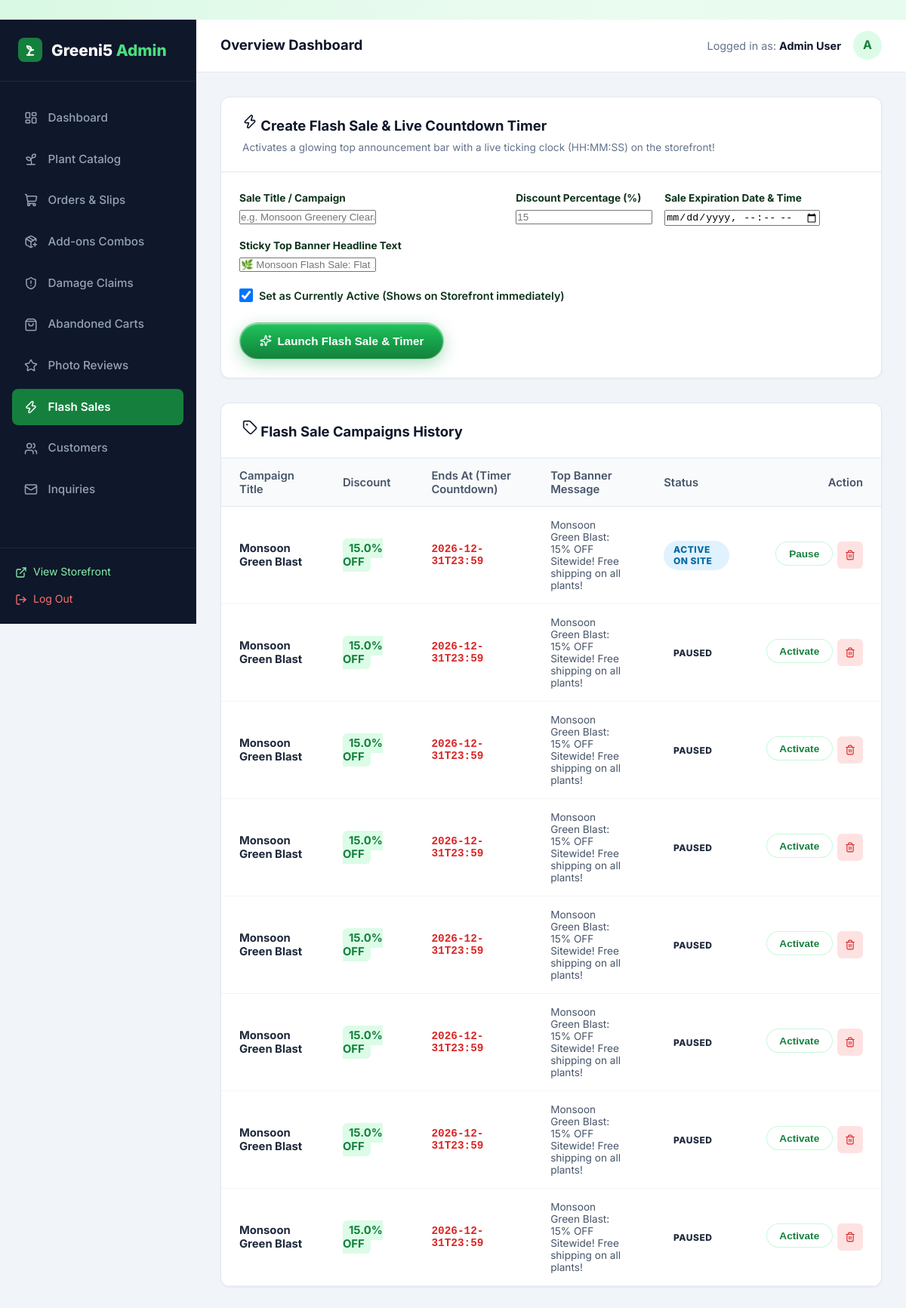
Page /admin/promotions (signed in) on the committed database.
### tables this page shows
CREATE TABLE users (
    id INTEGER PRIMARY KEY AUTOINCREMENT,
    name TEXT NOT NULL,
    email TEXT UNIQUE NOT NULL,
    password_hash TEXT NOT NULL,
    role TEXT NOT NULL DEFAULT 'customer',
    phone TEXT,
    created_at TIMESTAMP DEFAULT CURRENT_TIMESTAMP
);

CREATE TABLE flash_sales (
        id INTEGER PRIMARY KEY AUTOINCREMENT,
        title TEXT NOT NULL,
        discount_pct REAL NOT NULL,
        starts_at TIMESTAMP,
        ends_at TIMESTAMP NOT NULL,
        banner_text TEXT,
        is_active INTEGER DEFAULT 1,
        created_at TIMESTAMP DEFAULT CURRENT_TIMESTAMP
    );

### app.py (the view, shortened to what this page needs)
@app.route('/admin/promotions', methods=['GET', 'POST'])
@admin_required
def admin_promotions():
    sales = query_db('SELECT * FROM flash_sales ORDER BY id DESC')
    return render_template('admin/promotions.html', sales=sales)

### app.py (called while the page is built)
def admin_required(f):
    @wraps(f)
    def decorated_function(*args, **kwargs):
        if 'user_id' not in session:
            flash('Admin authentication required.', 'warning')
            return redirect(url_for('login', next=request.url))
        user = query_db('SELECT role FROM users WHERE id = ?', (session['user_id'],), one=True)
        if not user or user['role'] != 'admin':
            flash('Access denied. Administrator privileges required.', 'danger')
            return redirect(url_for('index'))
        return f(*args, **kwargs)
    return decorated_function

### database.py (called while the page is built)
def get_db():
    db = getattr(g, '_database', None)
    if db is None:
        db = g._database = sqlite3.connect(DATABASE)
        db.row_factory = sqlite3.Row
        db.execute('PRAGMA foreign_keys = ON;')
    return db

def query_db(query, args=(), one=False):
    cur = get_db().execute(query, args)
    rv = cur.fetchall()
    cur.close()
    return (rv[0] if rv else None) if one else rv

### templates/admin/promotions.html (shortened to what this page needs)
﻿{% extends "admin/base_admin.html" %}
{% block admin_content %}
<div class="admin-card" style="margin-bottom: 2rem;">
  <div class="admin-card-header">
    <div>
      <h3 class="admin-card-title"><i data-lucide="zap" style="width: 20px;"></i> Create Flash Sale & Live Countdown Timer</h3>
      <p style="font-size: 0.85rem; color: #64748b; margin-top: 4px;">Activates a glowing top announcement bar with a live ticking clock (HH:MM:SS) on the storefront!</p>
    </div>
  </div>
  <form action="{{ url_for('admin_promotions') }}" method="POST" style="padding: 1.5rem;">
    <div style="display: grid; grid-template-columns: 2fr 1fr 1.5fr; gap: 1rem; margin-bottom: 1rem;">
      <div>
        <label style="display: block; font-size: 0.85rem; font-weight: 700; margin-bottom: 4px;">Sale Title / Campaign</label>
        <input type="text" name="title" class="form-control" placeholder="e.g. Monsoon Greenery Clearance Sale" required>
      </div>
      <div>
        <label style="display: block; font-size: 0.85rem; font-weight: 700; margin-bottom: 4px;">Discount Percentage (%)</label>
        <input type="number" step="0.5" name="discount_pct" class="form-control" placeholder="15" required>
      </div>
      <div>
        <label style="display: block; font-size: 0.85rem; font-weight: 700; margin-bottom: 4px;">Sale Expiration Date & Time</label>
        <input type="datetime-local" name="ends_at" class="form-control" required>
      </div>
    </div>
    <div style="margin-bottom: 1.25rem;">
      <label style="display: block; font-size: 0.85rem; font-weight: 700; margin-bottom: 4px;">Sticky Top Banner Headline Text</label>
      <input type="text" name="banner_text" class="form-control" placeholder="🌿 Monsoon Flash Sale: Flat 15% OFF Everything! Free Organic Fertilizer with every plant!" required>
    </div>
    <div style="margin-bottom: 1.5rem;">
      <label style="display: flex; align-items: center; gap: 8px; font-size: 0.9rem; font-weight: 600; cursor: pointer;">
        <input type="checkbox" name="is_active" value="1" checked style="width: 18px; height: 18px;">
        <span>Set as Currently Active (Shows on Storefront immediately)</span>
      </label>
    </div>
    <button type="submit" class="btn btn-primary">
      <i data-lucide="sparkles" style="width: 16px;"></i> Launch Flash Sale & Timer
    </button>
  </form>
</div>
<div class="admin-card">
  <div class="admin-card-header">
    <h3 class="admin-card-title"><i data-lucide="tag" style="width: 20px;"></i> Flash Sale Campaigns History</h3>
  </div>
  <div class="table-responsive">
    <table class="admin-table">
      <thead>
        <tr>
          <th>Campaign Title</th>
          <th>Discount</th>
          <th>Ends At (Timer Countdown)</th>
          <th>Top Banner Message</th>
          <th>Status</th>
          <th style="text-align: right;">Action</th>
        </tr>
      </thead>
      <tbody>
        {% for sale in sales %}
        <tr>
          <td><strong>{{ sale.title }}</strong></td>
          <td><span style="background: #dcfce7; color: #15803d; padding: 4px 8px; border-radius: 6px; font-weight: 700;">{{ sale.discount_pct }}% OFF</span></td>
          <td>
            <div style="font-family: monospace; font-size: 0.9rem; font-weight: 700; color: #dc2626;">
              {{ sale.ends_at }}
            </div>
          </td>
          <td style="font-size: 0.85rem; color: #475569; max-width: 300px;">{{ sale.banner_text }}</td>
          <td>
            {% if sale.is_active %}
              <span class="badge badge-accepted">Active on Site</span>
            {% else %}
              <span class="badge badge-secondary">Paused</span>
            {% endif %}
          </td>
          <td style="text-align: right;">
            <div style="display: inline-flex; gap: 6px;">
              <form action="{{ url_for('admin_promotion_toggle', sale_id=sale.id) }}" method="POST" style="display:inline;">
                <button type="submit" class="btn btn-secondary btn-sm">
                  {% if sale.is_active %}Pause{% else %}Activate{% endif %}
                </button>
              </form>
              <form action="{{ url_for('admin_promotion_delete', sale_id=sale.id) }}" method="POST" style="display:inline;" onsubmit="return confirm('Delete this sale?');">
                <button type="submit" class="btn btn-sm" style="background: #fee2e2; color: #dc2626; border: none; padding: 6px 10px; border-radius: 6px; cursor: pointer;">
                  <i data-lucide="trash-2" style="width: 14px;"></i>
                </button>
              </form>
            </div>
          </td>
        </tr>
        {% else %}
        <tr>
          <td colspan="6" style="text-align: center; padding: 2rem; color: #64748b;">
            No flash sales configured yet. Launch one above!
          </td>
        </tr>
        {% endfor %}
      </tbody>
    </table>
  </div>
</div>
{% endblock %}

### templates/admin/base_admin.html (shortened to what this page needs)
<!DOCTYPE html>
<html lang="en">
<head>
  <link rel="stylesheet" href="{{ url_for('static', filename='css/style.css') }}">
  <link rel="stylesheet" href="{{ url_for('static', filename='css/admin.css') }}">
</head>
<body>
<div class="admin-layout">
  <aside class="admin-sidebar">
    <div class="admin-brand">
      <div class="leaf-icon" style="width: 32px; height: 32px; background: #15803d; border-radius: 8px; display: flex; align-items: center; justify-content: center; color: white;">
        <svg width="20" height="20" viewBox="0 0 24 24" fill="none" stroke="#ffffff" stroke-width="2.4" stroke-linecap="round" stroke-linejoin="round">
          <path d="M7 20h10"/>
          <path d="M10 20c0-4.4 2-8 7-8"/>
          <path d="M14 12c-3.5 0-6.5-2.5-7-6 4 0 7 2 7 6Z" fill="rgba(255,255,255,0.25)"/>
          <path d="M10 20v-3"/>
        </svg>
      </div>
      <div>Greeni5 <span>Admin</span></div>
    </div>
    <ul class="admin-nav">
      <li>
        <a href="{{ url_for('admin_dashboard') }}" class="{{ 'active' if request.endpoint == 'admin_dashboard' else '' }}">
          <i data-lucide="layout-dashboard" style="width: 18px;"></i> Dashboard
        </a>
      </li>
      <li>
        <a href="{{ url_for('admin_plants') }}" class="{{ 'active' if request.endpoint in ['admin_plants', 'admin_plant_add', 'admin_plant_edit'] else '' }}">
          <i data-lucide="sprout" style="width: 18px;"></i> Plant Catalog
        </a>
      </li>
      <li>
        <a href="{{ url_for('admin_orders') }}" class="{{ 'active' if request.endpoint == 'admin_orders' else '' }}">
          <i data-lucide="shopping-cart" style="width: 18px;"></i> Orders & Slips
        </a>
      </li>
      <li>
        <a href="{{ url_for('admin_addons') }}" class="{{ 'active' if request.endpoint == 'admin_addons' else '' }}">
          <i data-lucide="package-plus" style="width: 18px;"></i> Add-ons Combos
        </a>
      </li>
      <li>
        <a href="{{ url_for('admin_replacements') }}" class="{{ 'active' if request.endpoint == 'admin_replacements' else '' }}">
          <i data-lucide="shield-alert" style="width: 18px;"></i> Damage Claims
        </a>
      </li>
      <li>
        <a href="{{ url_for('admin_abandoned_carts') }}" class="{{ 'active' if request.endpoint == 'admin_abandoned_carts' else '' }}">
          <i data-lucide="shopping-bag" style="width: 18px;"></i> Abandoned Carts
        </a>
      </li>
      <li>
        <a href="{{ url_for('admin_reviews') }}" class="{{ 'active' if request.endpoint == 'admin_reviews' else '' }}">
          <i data-lucide="star" style="width: 18px;"></i> Photo Reviews
        </a>
      </li>
      <li>
        <a href="{{ url_for('admin_promotions') }}" class="{{ 'active' if request.endpoint == 'admin_promotions' else '' }}">
          <i data-lucide="zap" style="width: 18px;"></i> Flash Sales
        </a>
      </li>
      <li>
        <a href="{{ url_for('admin_customers') }}" class="{{ 'active' if request.endpoint == 'admin_customers' else '' }}">
          <i data-lucide="users" style="width: 18px;"></i> Customers
        </a>
      </li>
      <li>
        <a href="{{ url_for('admin_messages') }}" class="{{ 'active' if request.endpoint == 'admin_messages' else '' }}">
          <i data-lucide="mail" style="width: 18px;"></i> Inquiries
        </a>
      </li>
    </ul>
    <div class="admin-sidebar-footer">
      <a href="{{ url_for('index') }}" style="display: flex; align-items: center; gap: 0.5rem; color: #86efac; font-size: 0.875rem; margin-bottom: 0.75rem;">
        <i data-lucide="external-link" style="width: 16px;"></i> View Storefront
      </a>
      <a href="{{ url_for('logout') }}" style="display: flex; align-items: center; gap: 0.5rem; color: #f87171; font-size: 0.875rem;">
        <i data-lucide="log-out" style="width: 16px;"></i> Log Out
      </a>
    </div>
  </aside>
  <div class="admin-main">
    <header class="admin-topbar">
      <div style="font-weight: 700; font-size: 1.15rem; color: #0f172a;">
        {% block page_title %}Overview Dashboard{% endblock %}
      </div>
      <div style="display: flex; align-items: center; gap: 1rem;">
        <span style="font-size: 0.9rem; color: #64748b;">Logged in as: <strong style="color: #0f172a;">{{ current_user.name }}</strong></span>
        <div style="width: 38px; height: 38px; border-radius: 50%; background: #dcfce7; color: #15803d; display: flex; align-items: center; justify-content: center; font-weight: 700;">
          A
        </div>
      </div>
    </header>
    <main class="admin-content">
      {% block admin_content %}{% endblock %}
    </main>
  </div>
</div>
</body>
</html>

### static/css/style.css (style rules this page uses)
:root { --primary: #16a34a; --primary-hover: #15803d; --primary-glow: rgba(34, 197, 94, 0.4); --primary-light: rgba(220, 252, 231, 0.7); --primary-border: rgba(187, 247, 208, 0.8); --accent: #f59e0b; --text-main: #0e331c; --text-muted: #3d5e49; --text-light: #73947f; --glass-bg: rgba(255, 255, 255, 0.75); --glass-bg-hover: rgba(255, 255, 255, 0.9); --glass-bg-subtle: rgba(240, 253, 244, 0.65); --glass-border: rgba(255, 255, 255, 0.85); --glass-border-green: rgba(134, 239, 172, 0.5); --glass-shadow: 0 10px 30px 0 rgba(22, 101, 52, 0.07), inset 0 1px 1px 0 rgba(255, 255, 255, 0.9); --glass-shadow-hover: 0 18px 40px 0 rgba(22, 163, 74, 0.16), inset 0 1px 2px 0 rgba(255, 255, 255, 1); --glass-blur: blur(16px); --radius-sm: 10px; --radius: 16px; --radius-lg: 24px; --radius-full: 9999px; --transition: all 0.3s cubic-bezier(0.16, 1, 0.3, 1); }
*, *::before, *::after { box-sizing: border-box; margin: 0; padding: 0; }
body { font-family: 'Inter', system-ui, -apple-system, BlinkMacSystemFont, "Segoe UI", Roboto, sans-serif; background-color: #f1fbf4; background-image: radial-gradient(at 0% 0%, rgba(187, 247, 208, 0.45) 0px, transparent 50%), radial-gradient(at 100% 0%, rgba(220, 252, 231, 0.5) 0px, transparent 50%), radial-gradient(at 50% 50%, rgba(240, 253, 244, 0.6) 0px, transparent 60%), radial-gradient(at 100% 100%, rgba(187, 247, 208, 0.4) 0px, transparent 50%); background-attachment: fixed; color: var(--text-main); line-height: 1.6; min-height: 100vh; display: flex; flex-direction: column; }
a { color: inherit; text-decoration: none; transition: var(--transition); }
.btn { display: inline-flex; align-items: center; justify-content: center; gap: 0.5rem; padding: 0.72rem 1.6rem; border-radius: var(--radius-full); font-weight: 700; font-size: 0.95rem; border: 1px solid transparent; cursor: pointer; position: relative; overflow: hidden; transition: var(--transition); }
.btn-primary { background: linear-gradient(180deg, #22c55e 0%, #16a34a 50%, #15803d 100%); color: #ffffff; border: 1px solid rgba(255, 255, 255, 0.45); box-shadow: 0 6px 20px rgba(22, 163, 74, 0.35), inset 0 1px 2px rgba(255, 255, 255, 0.7); position: relative; overflow: hidden; }
.btn-primary::after { content: ''; position: absolute; top: -50%; left: -75%; width: 50%; height: 200%; background: linear-gradient( 60deg, rgba(255, 255, 255, 0) 20%, rgba(255, 255, 255, 0.4) 50%, rgba(255, 255, 255, 0) 80% ); transform: rotate(25deg); transition: all 0.65s ease; pointer-events: none; }
.btn-secondary { background: rgba(255, 255, 255, 0.85); backdrop-filter: blur(8px); color: #15803d; border: 1.5px solid var(--primary-border); box-shadow: var(--shadow-sm); }
.btn-sm { padding: 0.45rem 1.05rem; font-size: 0.85rem; }
.badge { display: inline-flex; align-items: center; gap: 0.25rem; padding: 0.3rem 0.8rem; border-radius: var(--radius-full); font-size: 0.75rem; font-weight: 800; text-transform: uppercase; letter-spacing: 0.5px; backdrop-filter: blur(8px); }
.badge-accepted { background: #e0f2fe; color: #0369a1; }

### rows in the picture
users: name "Admin User"
flash_sales: title "Monsoon Green Blast", discount_pct "15.0", ends_at "2026-12-31T23:59", banner_text "Monsoon Green Blast: 15% OFF Sitewide! Free shipping on all plants!", is_active "ACTIVE ON SITE"
flash_sales: title "Monsoon Green Blast", discount_pct "15.0", ends_at "2026-12-31T23:59", banner_text "Monsoon Green Blast: 15% OFF Sitewide! Free shipping on all plants!", is_active "PAUSED"
flash_sales: title "Monsoon Green Blast", discount_pct "15.0", ends_at "2026-12-31T23:59", banner_text "Monsoon Green Blast: 15% OFF Sitewide! Free shipping on all plants!", is_active "PAUSED"
flash_sales: title "Monsoon Green Blast", discount_pct "15.0", ends_at "2026-12-31T23:59", banner_text "Monsoon Green Blast: 15% OFF Sitewide! Free shipping on all plants!", is_active "PAUSED"
flash_sales: title "Monsoon Green Blast", discount_pct "15.0", ends_at "2026-12-31T23:59", banner_text "Monsoon Green Blast: 15% OFF Sitewide! Free shipping on all plants!", is_active "PAUSED"
flash_sales: title "Monsoon Green Blast", discount_pct "15.0", ends_at "2026-12-31T23:59", banner_text "Monsoon Green Blast: 15% OFF Sitewide! Free shipping on all plants!", is_active "PAUSED"
flash_sales: title "Monsoon Green Blast", discount_pct "15.0", ends_at "2026-12-31T23:59", banner_text "Monsoon Green Blast: 15% OFF Sitewide! Free shipping on all plants!", is_active "PAUSED"
flash_sales: title "Monsoon Green Blast", discount_pct "15.0", ends_at "2026-12-31T23:59", banner_text "Monsoon Green Blast: 15% OFF Sitewide! Free shipping on all plants!", is_active "PAUSED"
